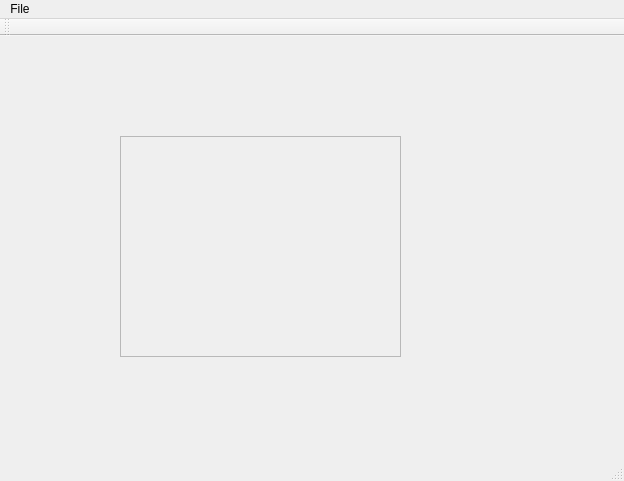
<?xml version="1.0" encoding="UTF-8"?>
<ui version="4.0">
 <class>Window</class>
 <widget class="QMainWindow" name="Window">
  <property name="geometry">
   <rect>
    <x>0</x>
    <y>0</y>
    <width>624</width>
    <height>481</height>
   </rect>
  </property>
  <property name="windowTitle">
   <string>Window</string>
  </property>
  <widget class="QWidget" name="centralWidget">
   <widget class="QScrollArea" name="scrollArea">
    <property name="geometry">
     <rect>
      <x>120</x>
      <y>100</y>
      <width>281</width>
      <height>221</height>
     </rect>
    </property>
    <property name="widgetResizable">
     <bool>true</bool>
    </property>
    <widget class="QWidget" name="scrollAreaWidgetContents">
     <property name="geometry">
      <rect>
       <x>0</x>
       <y>0</y>
       <width>279</width>
       <height>219</height>
      </rect>
     </property>
    </widget>
   </widget>
  </widget>
  <widget class="QMenuBar" name="menuBar">
   <property name="geometry">
    <rect>
     <x>0</x>
     <y>0</y>
     <width>624</width>
     <height>22</height>
    </rect>
   </property>
   <widget class="QMenu" name="menuFile">
    <property name="title">
     <string>File</string>
    </property>
    <addaction name="actionNew"/>
    <addaction name="actionOpen"/>
    <addaction name="actionSave"/>
   </widget>
   <addaction name="menuFile"/>
  </widget>
  <widget class="QToolBar" name="mainToolBar">
   <attribute name="toolBarArea">
    <enum>TopToolBarArea</enum>
   </attribute>
   <attribute name="toolBarBreak">
    <bool>true</bool>
   </attribute>
  </widget>
  <widget class="QStatusBar" name="statusBar"/>
  <action name="actionOpen">
   <property name="text">
    <string>Open</string>
   </property>
  </action>
  <action name="actionNew">
   <property name="text">
    <string>New</string>
   </property>
  </action>
  <action name="actionSave">
   <property name="text">
    <string>Save</string>
   </property>
  </action>
 </widget>
 <layoutdefault spacing="6" margin="11"/>
 <resources/>
 <connections/>
</ui>
